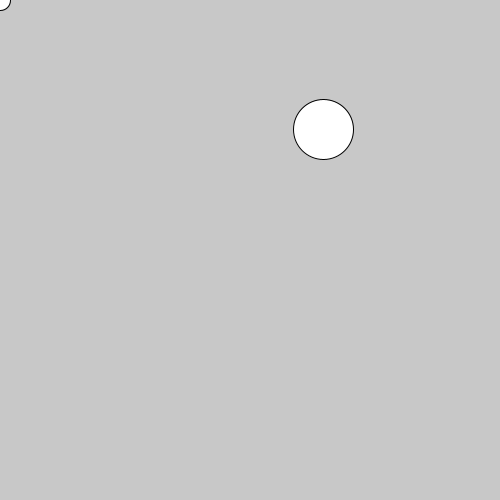
Frame 1 (no input)
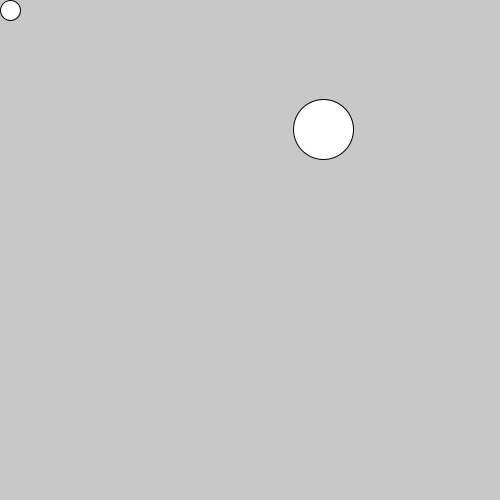
Frame 60 (the mouse pressed at the canvas centre just before this capture)
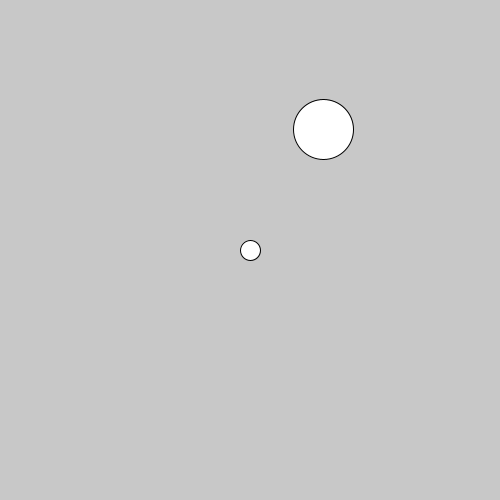
Frame 120 (the mouse held since frame 60 and released just before this capture)

The Processing sketch that drew these frames (run headless with seeded random() and noise(); from frame 60 on, the mouse is pressed at the canvas centre):

// Processing sketch: math_vel_forces
// ── math_vel_forces.pde
float x = 0;
float y = 0;
float velX = 0;
float velY = 0;
float damp = .01;
int radius = 10;

float targetX;
float targetY;
float targetRadius = 30;

void setup() {
  size(500, 500);
  targetX = random(width);
  targetY = random(height);
}

void draw() {
  background(200);

  // add velocity to position
  y += velY;
  x += velX;

  // add friction to velocity
  velX += -velX*damp;
  velY += -velY*damp;

  ellipse(x, y, radius*2, radius*2);
  
  // bounce off walls and stay inside
  if( x < radius){
    velX *= -1;
    x = radius;
  }else if(x > width-radius){
    velX *= -1;
    x = width-radius;
  }
  
  //also check in y
  if( y < radius){
    velY *= -1;
    y = radius;
  }else if( y > height-radius){
    velY *= -1;
    y = height - radius;
  }
  
  // calculate distance betweeen target and little ellipse
  float d = dist(x,y,targetX,targetY);
  
  if( d < targetRadius+radius){
    // do something!!
    targetX = random(width);
    targetY = random(height);
    velX *= -1;
    velY *= -1;
  }
  
  // draw target circle
  ellipse(targetX,targetY,targetRadius*2,targetRadius*2);
}

void keyPressed() {

  float force = 2;

  if (key == CODED) {

    if (keyCode == UP) { 
      velY -= force;
    } else if (keyCode == DOWN) { 
      velY += force;
    } else if (keyCode == LEFT) { 
      velX -= force;
    } else if (keyCode == RIGHT) { 
      velX += force;
    }
  }
}

void mousePressed() {

  x = mouseX;
  y = mouseY;
  velX = 0;
  velY = 0;
}
